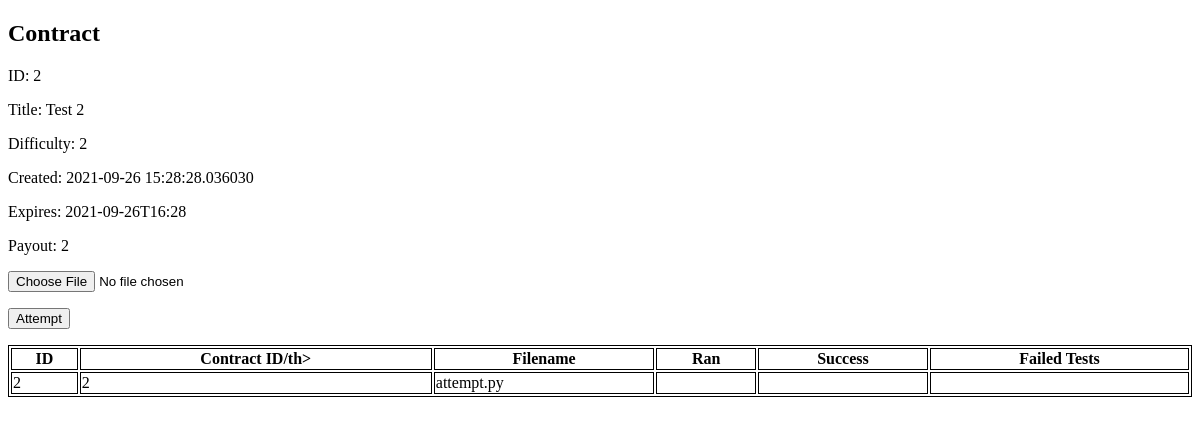
Page /table/2 on the earlier database version.
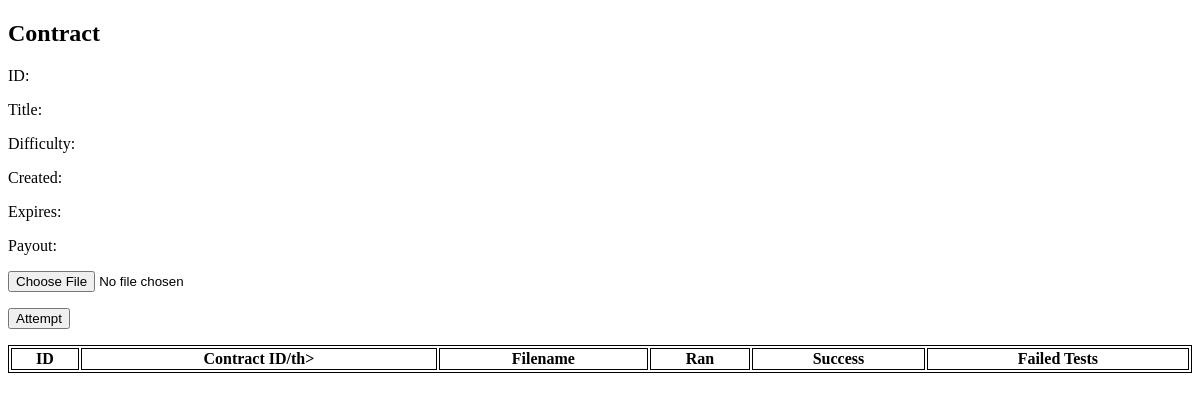
Same page on the later database version.
### tables this page shows
CREATE TABLE contracts (
    id INTEGER PRIMARY KEY AUTOINCREMENT,
    title TEXT NOT NULL,
    descript TEXT,
    difficulty INTEGER NOT NULL,
    creation_date DATETIME NOT NULL,
    expiration_date DATETIME NOT NULL,
    payout INTEGER NOT NULL,
    test_filename TEXT NOT NULL
);

CREATE TABLE attempts (
    id INTEGER PRIMARY KEY AUTOINCREMENT,
    contract_id INTEGER NOT NULL,
    attempt_filename TEXT NOT NULL,
    ran BOOLEAN,
    success BOOLEAN,
    failed_tests TEXT
);

### flaskw/__init__.py (the view)
    @app.route('/table/<int:id>', methods=('GET', 'POST'))
    def viewContract(id):
        return form.show_contract_view(id, request)

### flaskw/db.py (called while the page is built)
def get_db():
    if 'db' not in g:
        g.db = sqlite3.connect(
            current_app.config['DATABASE'],
            detect_types=sqlite3.PARSE_DECLTYPES
        )
        g.db.row_factory = sqlite3.Row
    return g.db

def get_contract(id):
    db = get_db()
    return db.execute(
        'SELECT * from contracts WHERE id = ?', (id, )
    ).fetchone()

def get_contracts_attempts(contract_id):
    db = get_db()
    attempts = db.execute(
        'SELECT * FROM attempts WHERE contract_id = ?',
        (contract_id, )
    )
    ret = list()
    for attempt in attempts:
        ret.append(list(attempt))
    return ret

### flaskw/form.py (called while the page is built, shortened)
def show_contract_view(contract_id, request):
    return render_template('contractView.html',
                           contract=db.get_contract(contract_id),
                           attempts=db.get_contracts_attempts(contract_id))

### flaskw/templates/contractView.html (shortened to what this page needs)
<!DOCTYPE html>
<html>
<body>
<h2>Contract</h2>
<p>ID: {{ contract[0] }}</p>
<p>Title: {{ contract[1] }}</p>
<p>Difficulty: {{ contract[3] }}</p>
<p>Created: {{ contract[4] }}</p>
<p>Expires: {{ contract[5] }}</p>
<p>Payout: {{ contract[6] }}</p>
<form method="post" enctype="multipart/form-data">
  <p><input type="file" name="file"></p>
  <p><input type="submit" value="Attempt"></p>
</form>
<table style="width:100%">
  <tr>
    <th>ID</th>
    <th>Contract ID/th>
    <th>Filename</th>
    <th>Ran</th>
    <th>Success</th>
    <th>Failed Tests</th>
  </tr>
{% for attempt in attempts %}
  <tr>
    <td>{{ attempt[0] }}</td>
    <td>{{ attempt[1] }}</td>
    <td>{{ attempt[2] }}</td>
    <td>{{ attempt[3] }}</td>
    <td>{{ attempt[4] }}</td>
    <td>{{ attempt[5] }}</td>
  </tr>
{% endfor %}
</table>
</body>
</html>

Differences in the rows shown:
removed contracts: id "2", title "Test 2", difficulty "2", creation_date "2021-09-26 15:28:28.036030", expiration_date "2021-09-26T16:28", payout "2"
no longer on this page (row edited): attempts: id "2", contract "2", attempt_filename "attempt.py"
